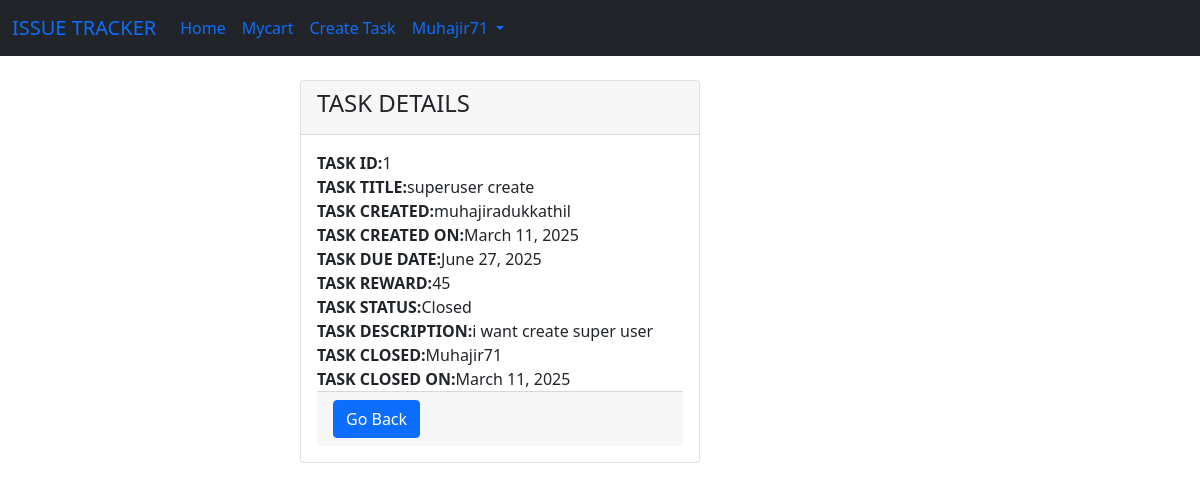
Screenshot of /taskinfo/1 (signed in) with the database file from the repository.
### myapp/models.py (models this page shows)
class TaskDetails(models.Model):
    TASK_TITLE=models.CharField(max_length=100)
    TASK_CREATED=models.ForeignKey(User,related_name='tasks_created',on_delete=models.CASCADE,null=True)
    TASK_CLOSED=models.ForeignKey(User,related_name='tasks_closed',on_delete=models.CASCADE,null=True)
    TASK_CREATED_ON=models.DateField(auto_now_add=True,null=True)
    TASK_CLOSED_ON=models.DateField(null=True)
    TASK_DUE_DATE=models.DateField()
    TASK_REWARD=models.IntegerField()
    TASK_DESCRIPTION=models.CharField(max_length=300)
    TASK_HOLDER=models.CharField(max_length=100,null=True)
    Choice = [
        ('Open','Open'),
        ('Closed', 'Closed'),
        ('Reopen', 'Reopen'),
        ('Expired', 'Expired'),
        ('Resolved', 'Resolved'),
        ('Inprocess','Inprocess'),
    ]
    TASK_STATUS=models.CharField(max_length=100,choices=Choice,default='Open')

### myapp/views.py (the view)
# urls.py: path('taskinfo/<int:pk>',views.Taskinfo,name='taskinfopage'),
def Taskinfo(request,pk):
    if request.user.is_authenticated:
        taskinfos=TaskDetails.objects.get(id=pk)
        return render(request,'Taskinfo.html',{'taskinfos':taskinfos})
    else:
        messages.error(request, 'You must be logged in to see  task.')
        return redirect('loginpage')

### myapp/TEMPLATES/Taskinfo.html (shortened to what this page needs)
{% extends 'Base.html'%}
{% block content %}
<div class="col-4 offset-3">
    <br>
    <div class="card text">
        <div class="card-header">
          <h4>TASK DETAILS</h4>
        </div>
        <div class="card-body">
          {% if taskinfos.TASK_STATUS == 'Open'%}
            <strong>TASK ID:</strong> {{ taskinfos.id }} <br>
            <strong>TASK TITLE:</strong> {{ taskinfos.TASK_TITLE }} <br>
            <strong>TASK CREATED:</strong> {{ taskinfos.TASK_CREATED }} <br>
            <strong>TASK CREATED ON:</strong> {{ taskinfos.TASK_CREATED_ON }} <br>
            <strong>TASK DUE DATE:</strong> {{ taskinfos.TASK_DUE_DATE }} <br>
            <strong>TASK REWARD:</strong> {{ taskinfos.TASK_REWARD }} <br>
            <strong>TASK STATUS:</strong> {{ taskinfos.TASK_STATUS }} <br>
            <strong>TASK DESCRIPTION:</strong> {{ taskinfos.TASK_DESCRIPTION }} <br>
          {% elif taskinfos.TASK_STATUS == 'Closed' %}
           <strong>TASK ID:</strong>{{taskinfos.id}} <br>
           <strong>TASK TITLE:</strong>{{taskinfos.TASK_TITLE}} <br>
           <strong>TASK CREATED:</strong>{{taskinfos.TASK_CREATED}} <br>
           <strong>TASK CREATED ON:</strong>{{taskinfos.TASK_CREATED_ON}} <br>
           <strong>TASK DUE DATE:</strong>{{taskinfos.TASK_DUE_DATE}} <br>
           <strong>TASK REWARD:</strong>{{taskinfos.TASK_REWARD}} <br>
           <strong>TASK STATUS:</strong>{{taskinfos.TASK_STATUS}} <br>
           <strong>TASK DESCRIPTION:</strong>{{taskinfos.TASK_DESCRIPTION}} <br>
           <strong>TASK CLOSED:</strong>{{taskinfos.TASK_CLOSED}} <br>
           <strong>TASK CLOSED ON:</strong>{{taskinfos.TASK_CLOSED_ON}} <br>
          {% endif %}
       <div class="card-footer text-body-secondary">
              {% if request.user == taskinfos.TASK_CREATED and taskinfos.TASK_STATUS == 'Open' %}
                <a href="{% url 'basepage' %}" class="btn btn-primary">Go Back</a>
                <a href="{% url 'updatetaskpage' taskinfos.id %}" class="btn btn-warning">Update</a>
                <a href="{% url 'deletetaskpage' taskinfos.id %}" class="btn btn-danger">Delete</a>
              {% elif taskinfos.TASK_STATUS == 'Closed' and taskinfos.TASK_CREATED == request.user %}
                <a href="{% url 'basepage'%}" class="btn btn-primary">Go Back</a>
                <a href="{% url 'resolvetaskpage' taskinfos.id %}" class="btn btn-warning">Resolved</a>
                <a href="{% url 'reopentaskpage' taskinfos.id %}" class="btn btn-danger">Reopen</a>
              {% elif taskinfos.TASK_STATUS == 'Inprocess' or taskinfos.TASK_STATUS == 'Closed' or taskinfos.TASK_STATUS == 'Reopen' or taskinfos.TASK_STATUS == 'Resolved' %}
                <a href="{% url 'basepage'%}" class="btn btn-primary">Go Back</a>
              {% else %}
                <a href="{% url 'basepage' %}" class="btn btn-primary">Go Back</a>
                <a href="{% url 'accepttaskpage' taskinfos.id %}" class="btn btn-info">Accept</a>
             {% endif %}
        </div>
    </div>
</div>
{% endblock content %}

### myapp/TEMPLATES/Navbar.html (shortened to what this page needs)
<nav class="navbar navbar-expand-lg  bg-dark">
    <div class="container-fluid">
      <a class="navbar-brand text-bg-dark " href="#">ISSUE TRACKER</a>
      <div class="collapse navbar-collapse" id="navbarSupportedContent">
        <ul class="navbar-nav me-auto mb-2 mb-lg-0">
        {%   if request.user.is_authenticated and request.user.is_superuser %}
        <li class="nav-item">
          <a class="nav-link active text-bg-dark" aria-current="page" href="{% url "basepage" %}">Home</a>
        </li>
        <li class="nav-item">
          <a class="nav-link active text-bg-dark" aria-current="page" href="{% url "mycartpage" %}">Mycart</a>
        </li>
        <li class="nav-item">
          <a class="nav-link text-bg-dark " href=" {% url "taskdetailspage" %}">Create Task</a>
        </li>
        <li class="nav-item">
          <a class="nav-link text-bg-dark " href=" {% url "accountpage" %}">Add Coin</a>
        </li>
          <li class="nav-item dropdown">
            <a class="nav-link dropdown-toggle text-bg-dark" href="#" id="navbarDropdown" role="button" data-bs-toggle="dropdown" aria-expanded="false">
              {{request.user.username|capfirst}}
            </a>
            <ul class="dropdown-menu" aria-labelledby="navbarDropdown">
              <li><a class="dropdown-item" href="{% url "userprofilepage" %}">Show Profile</a></li>
              <li><a class="dropdown-item" href="{% url "changepasswordpage" %}">Change Password</a></li>
              <li><hr class="dropdown-divider"></li>
              <li><a class="dropdown-item" href="{% url "logoutpage" %}">Logout</a></li>
            </ul>
            {% elif request.user.is_authenticated   %}
            <li class="nav-item">
          <a class="nav-link active text-bg-dark" aria-current="page" href="{% url "basepage" %}">Home</a>
        </li>
        <li class="nav-item">
          <a class="nav-link active text-bg-dark" aria-current="page" href="{% url "mycartpage" %}">Mycart</a>
        </li>
        <li class="nav-item">
          <a class="nav-link text-bg-dark " href=" {% url "taskdetailspage" %}">Create Task</a>
        </li>
          <li class="nav-item dropdown">
            <a class="nav-link dropdown-toggle text-bg-dark" href="#" id="navbarDropdown" role="button" data-bs-toggle="dropdown" aria-expanded="false">
              {{request.user.username|capfirst}}
            </a>
        {% endif %}
        </ul>
      </div>
    </div>
  </nav>

### rows the page displays
TaskDetails: id "1", TASK_TITLE "superuser create", TASK_CREATED "muhajiradukkathil", TASK_CREATED_ON "March 11, 2025", TASK_DUE_DATE "June 27, 2025", TASK_REWARD "45", TASK_STATUS "Closed", TASK_DESCRIPTION "i want create super user", TASK_CLOSED "Muhajir71", TASK_CLOSED_ON "March 11, 2025"

### other values shown
{{ request.user.username|capfirst }} "Muhajir71"
